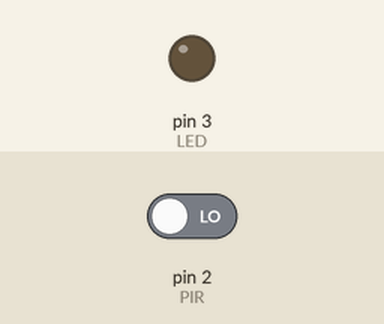
Bench run of a sketch on a simulated Arduino Uno, built with avr-gcc and run on an emulated ATmega328P. On the bench: output pins drawn as LEDs (lit = HIGH). The inputs (shaded band) are chosen by the test bench; at power-on: pin 2 (PIR) LOW.

Above: at 6.2 s.
6.3 s: pin 2 (PIR) driven HIGH
At 7.0 s:
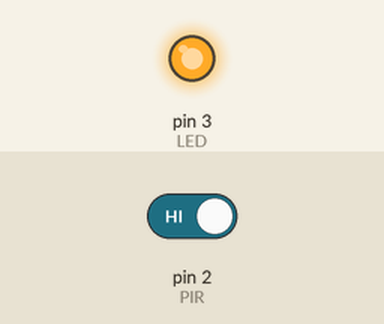
7.8 s: pin 2 (PIR) driven LOW
At 8.2 s:
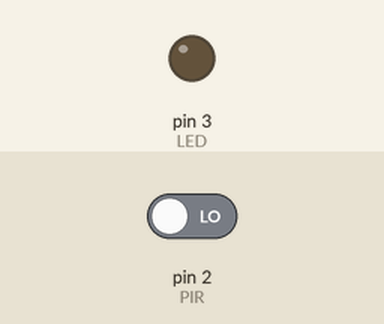
Timing chart, 0 to 10.8 s (numbered marks = the images above; inputs shaded):
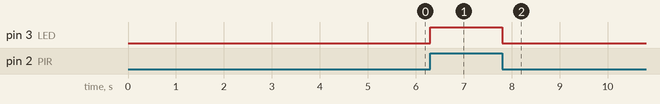

The sketch:

Sensor_moviment_PIR.ino
```cpp
int PIR = 2;
int LED = 3;

void setup() {
  pinMode(PIR, INPUT);
  pinMode(LED, OUTPUT);
  delay(5000);                    // Temps d'espera per estabilitzar el sensor
}

void loop() {
  if(digitalRead(PIR) == HIGH) {  // Si es detecta moviment s'encén el LED
    digitalWrite(LED, HIGH);
    delay(500);
  }
  else {                          // En cas contrari s'apaga el LED
    digitalWrite(LED, LOW);
  }
}
```

Measured:
- after the input at 6.3 s, pin 3 (LED): LOW → HIGH at once
- after the input at 7.8 s, pin 3 (LED): HIGH → LOW at once
